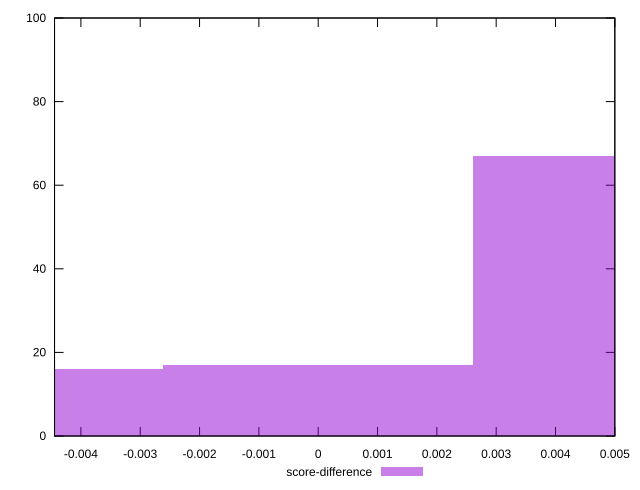

Reproduce this figure in gnuplot.
reset

$scoreDifference <<EOF
0.005229682062018916 67
0 17
-0.005229682062018916 16
EOF

set key outside below
set boxwidth 0.005229682062018916
set xrange [-0.004444444444444362:0.0050000000000000044]
set yrange [0:100]
set trange [0:100]
set style fill transparent solid 0.5 noborder
set terminal svg size 640, 490 enhanced background rgb 'white'
set output "report_00008_2021-01-22T20:58:29.167/render-blocking-resources/samples/pages+cached+noexternal/score-difference/histogram.svg"

plot $scoreDifference title "score-difference" with boxes

reset
